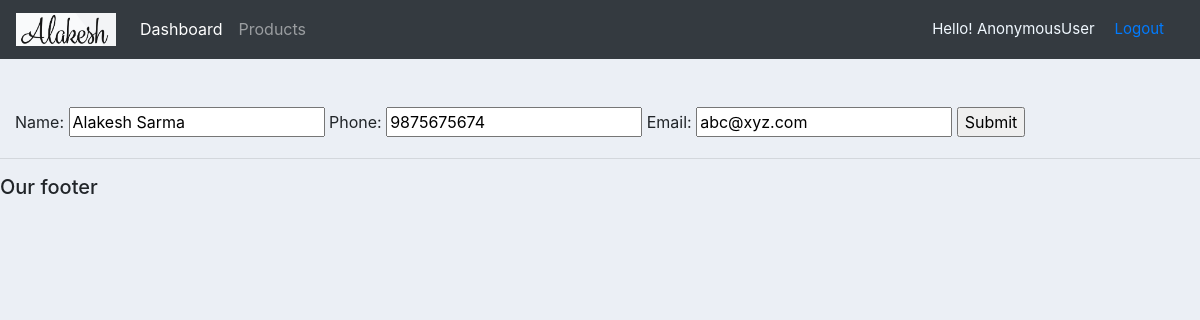
Before: /updateCust/1/ with the older database file.
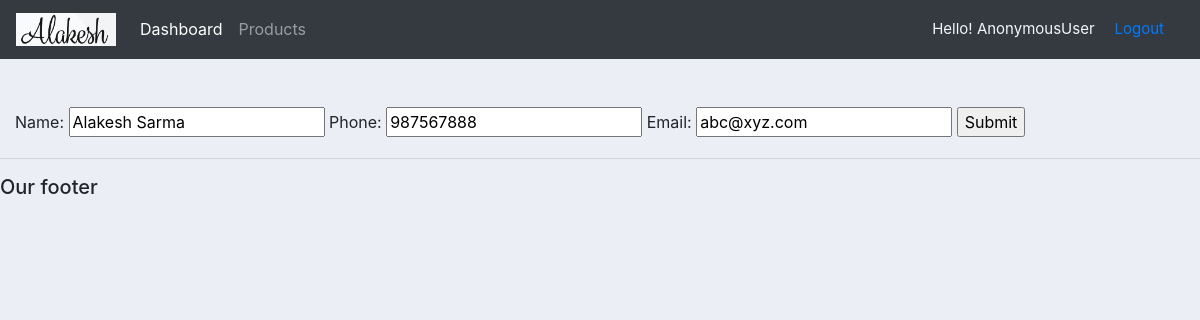
After: the same page with the newer database file.
### accounts/models.py (models this page shows, shortened)
class customer(models.Model):
    name=models.CharField(max_length=200, null=True)
    phone=models.CharField(max_length=200, null=True)
    email=models.CharField(max_length=200, null=True)
    date_created=models.DateTimeField(auto_now_add=True)

### accounts/views.py (the view)
# urls.py: path('updateCust/<int:c_id>/', views.updateCustomer, name='update_cust'),
def updateCustomer(request, c_id):
    c_data=customer.objects.get(id=c_id)
    cust_form=customerForm(instance=c_data)
    if request.method=='POST':
        new_cust=customerForm(request.POST, instance=c_data)
        if new_cust.is_valid:
            new_cust.save()
            return Customer(request, c_id)
    context={'c_data':cust_form}
    return render(request, 'accounts/cust_form.html', context)

### accounts/forms.py
class customerForm(ModelForm):
    class Meta:
        model=customer
        fields=['name','phone', 'email']

### accounts/templates/accounts/cust_form.html (shortened to what this page needs)
{% extends 'accounts/main.html' %}
{% load static %}
{% block content %}
<form action="" method="post">
    <br><br>
    {{c_data}}
    <input type="submit" label="Create" name="Create">
</form>
{% endblock %}

Changed rows visible on the page:
changed customer "Alakesh Sarma": phone "9875675674" → "987567888"
